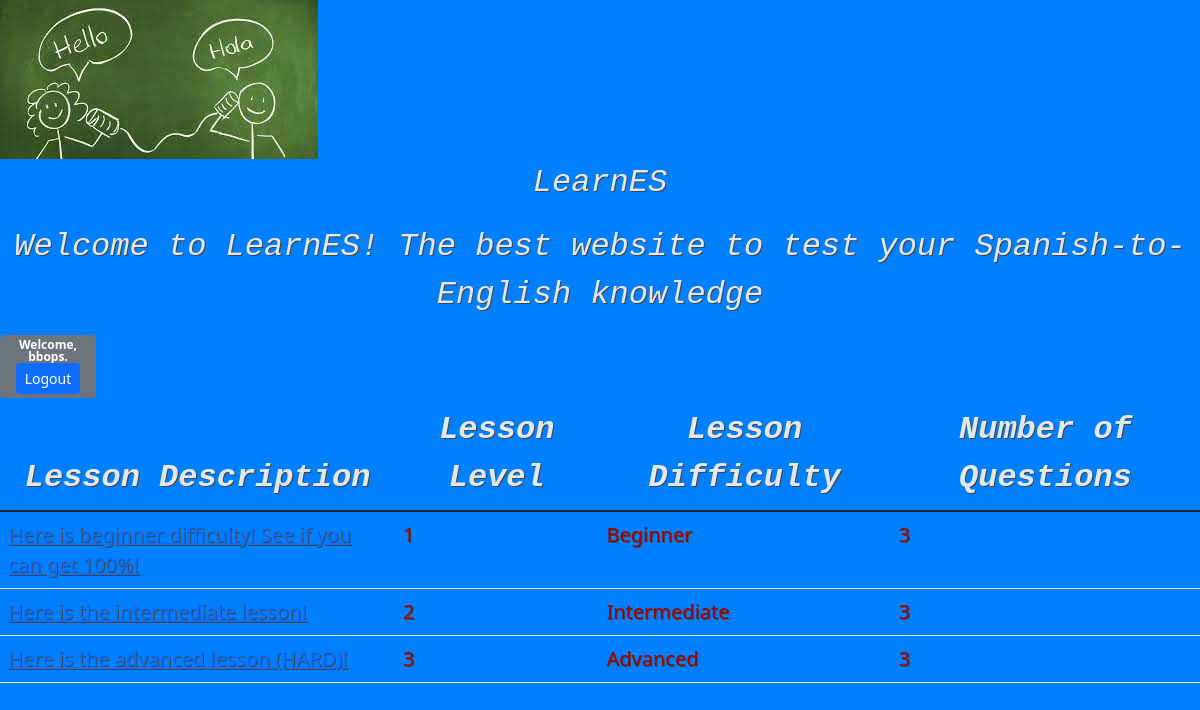
The page /lessons/ (signed in) on the database its author committed.
### learnES/models.py (models this page shows, shortened)
class Lesson(models.Model):
  level = models.IntegerField(blank=False, default=0, validators=[MinValueValidator(1), MaxValueValidator(3)])
  description = models.CharField(max_length=300, null=True)
  number_of_questions = models.IntegerField(default=1)
  difficulty= models.CharField(max_length=50, blank=False)

### learnES/views.py (the view)
# urls.py: path('lessons/', lessons, name='lessons'),
@login_required
def lessons(request):
    lessons = Lesson.objects.all().order_by('level')
    context = {"lessons": lessons}
    return render(request, "lessons/index.html", context)

### learnES/templates/lessons/index.html (shortened to what this page needs)
{% extends 'base.html' %}
{% block content %}
{% load static %}
    <link href="https://cdn.jsdelivr.net/npm/bootstrap@5.1.3/dist/css/bootstrap.min.css" rel="stylesheet">
    <link rel="stylesheet" href="{% static 'index.css' %}">
    <table class="table">
    <thead>
        <th class="text"><i>Lesson Description</i></th>
        <th class="text"><i>Lesson Level</i></th>
        <th class="text"><i>Lesson Difficulty</i></th>
        <th class="text"><i>Number of Questions</i></th>
    </thead>
    <tbody>
{% for lesson in lessons %}
    <tr>
        <td class="text2"><a href="{% url 'lesson-detail' lesson.id %}">{{ lesson.description }}</a></td>
        <td class="text2">{{ lesson.level }}</td>
        <td class="text2">{{ lesson.difficulty }}</td>
        <td class="text2">{{ lesson.number_of_questions }}</td>
{% endfor %}
    </tbody>
</table>
{% endblock %}

### learnES/templates/base.html (shortened to what this page needs)
{% load static %}
<!DOCTYPE html>
<html>
  <head>
    <link href="https://cdn.jsdelivr.net/npm/bootstrap@5.1.3/dist/css/bootstrap.min.css" rel="stylesheet">
    <link rel="stylesheet" href="{% static 'base.css' %}">
    <img src="{% static 'learnes.jpeg' %}">
  </head>
  <body>
    <header>
      <p class="text"><i>LearnES </i></p>
      <p class="text"> <i>Welcome to LearnES! The best website to test your Spanish-to-English knowledge </i> </p>
      <div class="badge bg-secondary text-wrap" style="width: 6rem;">
      Welcome, {{ user.username }}. <a class="btn btn-sm btn-primary" href="{% url 'logout' %}">Logout</a>
      </div>
    <br>
    </header>
    {% block content %}
    {% endblock %}
  </body>
</html>

### learnES/static/base.css (style rules this page uses)
body { background-color: slategray; }
.text { color: #e3e8ee; font: w3-monospace; text-shadow:1px 1px 0 #444; font-size: xx-large; font-family: "Lucida Console", "Courier New", monospace; position: relative; text-align: center; }

### learnES/static/index.css (style rules this page uses)
body { background-color: #0080ff; }
.text2 { color: #a30000; font: w3-monospace; text-shadow:1px 1px 0 #444; font-size: 20px; text:italic; }

### rows shown on the page
Lesson: description "Here is beginner difficulty! See if you can get 100%!", level "1", difficulty "Beginner", number_of_questions "3"
Lesson: description "Here is the intermediate lesson!", level "2", difficulty "Intermediate", number_of_questions "3"
Lesson: description "Here is the advanced lesson (HARD)!", level "3", difficulty "Advanced", number_of_questions "3"

### other values the page prints
{{ user.username }} "bbops"
